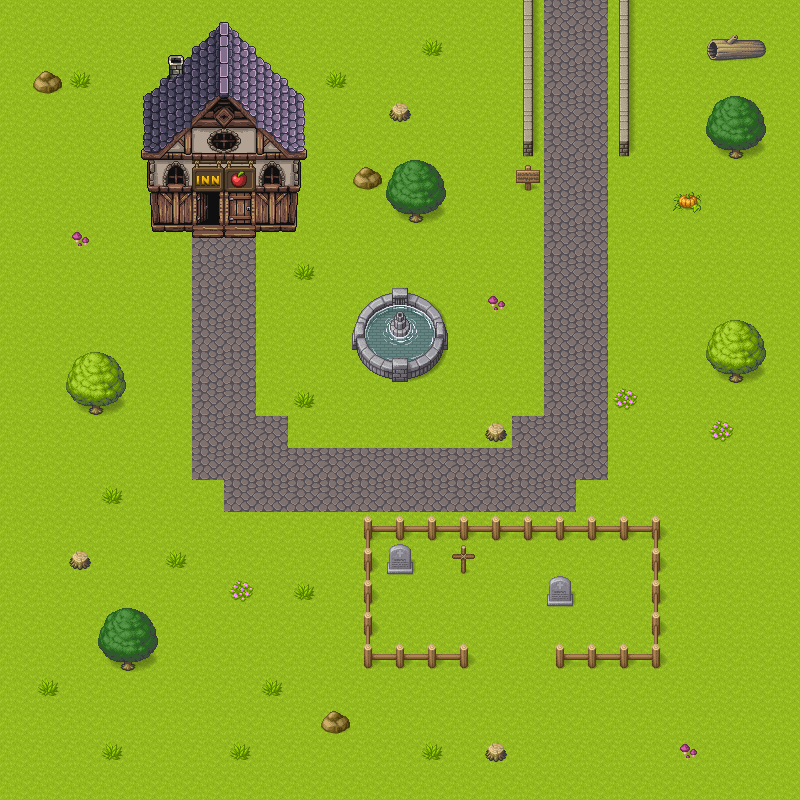

This is a level from a 2D game, rendered from its Tiled map with the project's own tilesets. A one-line summary and the complete map file follow:
An orthogonal 25x25 tile map with 32x32 px tiles, 5 tile layers (collision, portal, ground2, ground, ...), 2 tilesets.

<map version="1.4" tiledversion="1.4.3" orientation="orthogonal" renderorder="right-down" width="25" height="25" tilewidth="32" tileheight="32" infinite="0" nextlayerid="15" nextobjectid="17">
 <tileset firstgid="1" source="../village.tsx" />
 <tileset firstgid="1065" source="village.tsx" />
 <layer id="11" name="collision" width="25" height="25">
  <data encoding="csv">
0,0,0,0,0,0,0,0,0,0,0,0,0,0,0,0,8,0,0,8,0,0,0,0,0,
0,0,0,0,0,0,0,0,0,0,0,0,0,0,0,8,8,0,0,8,0,0,8,8,0,
0,0,0,0,0,0,0,0,0,0,0,0,0,0,0,0,8,0,0,8,0,0,0,0,0,
0,0,0,0,8,8,8,8,8,8,0,0,0,0,0,0,8,0,0,8,0,0,0,0,0,
0,0,0,0,8,8,8,8,8,8,0,0,0,0,0,0,8,0,0,8,0,0,8,8,0,
0,0,0,0,8,8,8,8,8,8,0,0,0,0,0,0,8,0,0,0,0,0,0,0,0,
0,0,0,0,8,8,8,8,8,8,0,0,8,8,0,0,0,0,0,0,0,0,0,0,0,
0,0,0,0,0,0,0,0,0,0,0,0,0,0,0,0,0,0,0,0,0,0,0,0,0,
0,0,0,0,0,0,0,0,0,0,0,0,0,0,0,0,0,0,0,0,0,0,0,0,0,
0,0,0,0,0,0,0,0,0,0,0,8,8,8,0,0,0,0,0,0,0,0,0,0,0,
0,0,0,0,0,0,0,0,0,0,0,8,8,8,0,0,0,0,0,0,0,0,0,0,0,
0,0,0,0,0,0,0,0,0,0,0,8,8,8,0,0,0,0,0,0,0,0,8,8,0,
0,0,8,8,0,0,0,0,0,0,0,0,0,0,0,0,0,0,0,0,0,0,0,0,0,
0,0,0,0,0,0,0,0,0,0,0,0,0,0,0,0,0,0,0,0,0,0,0,0,0,
0,0,0,0,0,0,0,0,0,0,0,0,0,0,0,0,0,0,0,0,0,0,0,0,0,
0,0,0,0,0,0,0,0,0,0,0,0,0,0,0,0,0,0,0,0,0,0,0,0,0,
0,0,0,0,0,0,0,0,0,0,0,8,8,8,8,8,8,8,8,8,8,0,0,0,0,
0,0,0,0,0,0,0,0,0,0,0,8,0,0,0,0,0,0,0,0,8,0,0,0,0,
0,0,0,0,0,0,0,0,0,0,0,8,0,0,0,0,0,0,0,0,8,0,0,0,0,
0,0,0,0,0,0,0,0,0,0,0,8,0,0,0,0,0,0,0,0,8,0,0,0,0,
0,0,0,8,8,0,0,0,0,0,0,8,8,8,8,0,0,8,8,8,8,0,0,0,0,
0,0,0,0,0,0,0,0,0,0,0,0,0,0,0,0,0,0,0,0,0,0,0,0,0,
0,0,0,0,0,0,0,0,0,0,0,0,0,0,0,0,0,0,0,0,0,0,0,0,0,
0,0,0,0,0,0,0,0,0,0,0,0,0,0,0,0,0,0,0,0,0,0,0,0,0,
0,0,0,0,0,0,0,0,0,0,0,0,0,0,0,0,0,0,0,0,0,0,0,0,0
</data>
 </layer>
 <layer id="14" name="portal" width="25" height="25">
  <data encoding="csv">
0,0,0,0,0,0,0,0,0,0,0,0,0,0,0,0,0,61,61,0,0,0,0,0,0,
0,0,0,0,0,0,0,0,0,0,0,0,0,0,0,0,0,0,0,0,0,0,0,0,0,
0,0,0,0,0,0,0,0,0,0,0,0,0,0,0,0,0,0,0,0,0,0,0,0,0,
0,0,0,0,0,0,0,0,0,0,0,0,0,0,0,0,0,0,0,0,0,0,0,0,0,
0,0,0,0,0,0,0,0,0,0,0,0,0,0,0,0,0,0,0,0,0,0,0,0,0,
0,0,0,0,0,0,0,0,0,0,0,0,0,0,0,0,0,0,0,0,0,0,0,0,0,
0,0,0,0,0,0,0,0,0,0,0,0,0,0,0,0,0,0,0,0,0,0,0,0,0,
0,0,0,0,0,0,0,0,0,0,0,0,0,0,0,0,0,0,0,0,0,0,0,0,0,
0,0,0,0,0,0,0,0,0,0,0,0,0,0,0,0,0,0,0,0,0,0,0,0,0,
0,0,0,0,0,0,0,0,0,0,0,0,0,0,0,0,0,0,0,0,0,0,0,0,0,
0,0,0,0,0,0,0,0,0,0,0,0,0,0,0,0,0,0,0,0,0,0,0,0,0,
0,0,0,0,0,0,0,0,0,0,0,0,0,0,0,0,0,0,0,0,0,0,0,0,0,
0,0,0,0,0,0,0,0,0,0,0,0,0,0,0,0,0,0,0,0,0,0,0,0,0,
0,0,0,0,0,0,0,0,0,0,0,0,0,0,0,0,0,0,0,0,0,0,0,0,0,
0,0,0,0,0,0,0,0,0,0,0,0,0,0,0,0,0,0,0,0,0,0,0,0,0,
0,0,0,0,0,0,0,0,0,0,0,0,0,0,0,0,0,0,0,0,0,0,0,0,0,
0,0,0,0,0,0,0,0,0,0,0,0,0,0,0,0,0,0,0,0,0,0,0,0,0,
0,0,0,0,0,0,0,0,0,0,0,0,0,0,0,0,0,0,0,0,0,0,0,0,0,
0,0,0,0,0,0,0,0,0,0,0,0,0,0,0,0,0,0,0,0,0,0,0,0,0,
0,0,0,0,0,0,0,0,0,0,0,0,0,0,0,0,0,0,0,0,0,0,0,0,0,
0,0,0,0,0,0,0,0,0,0,0,0,0,0,0,0,0,0,0,0,0,0,0,0,0,
0,0,0,0,0,0,0,0,0,0,0,0,0,0,0,0,0,0,0,0,0,0,0,0,0,
0,0,0,0,0,0,0,0,0,0,0,0,0,0,0,0,0,0,0,0,0,0,0,0,0,
0,0,0,0,0,0,0,0,0,0,0,0,0,0,0,0,0,0,0,0,0,0,0,0,0,
0,0,0,0,0,0,0,0,0,0,0,0,0,0,0,0,0,0,0,0,0,0,0,0,0
</data>
 </layer>
 <layer id="13" name="ground2" width="25" height="25">
  <data encoding="csv">
0,0,0,0,0,0,1,1,0,0,0,0,0,0,0,0,1,0,0,1,0,0,0,0,0,
0,0,0,0,0,1,1,1,1,0,0,0,0,1,0,0,1,0,0,1,0,0,1,1,0,
0,1,1,0,1,1,0,0,1,1,1,0,0,0,0,0,1,0,0,1,0,0,0,0,0,
0,0,0,0,1,0,0,0,0,1,0,0,1,0,0,0,1,0,0,1,0,0,1,1,0,
0,0,0,0,1,1,1,1,0,1,0,0,0,0,0,0,1,0,0,1,0,0,1,1,0,
0,0,0,0,1,0,0,0,0,1,0,1,1,1,0,0,1,0,0,0,0,0,0,0,0,
0,0,2,0,1,0,0,0,0,1,0,0,1,1,0,0,0,0,0,0,0,1,0,0,0,
0,0,1,0,1,1,291,291,1,1,0,0,6,0,0,0,0,0,0,0,0,0,0,0,0,
0,0,0,0,0,0,0,291,0,1,0,0,0,0,0,0,0,0,0,0,0,0,0,0,0,
0,0,0,0,0,0,0,291,0,0,0,1,1,1,0,1,0,0,0,0,0,0,0,0,0,
0,0,0,0,0,0,0,291,0,0,0,1,1,1,0,0,0,0,0,0,0,0,1,1,0,
0,0,1,1,0,0,0,291,0,1,0,1,1,1,0,0,0,0,0,0,0,0,1,1,0,
0,0,1,1,0,0,0,291,0,1,0,3,0,0,0,0,0,0,0,1,0,0,0,0,0,
0,0,0,0,0,0,0,291,0,0,0,0,0,0,0,1,0,0,0,0,0,0,1,0,0,
0,0,0,0,0,0,0,291,0,0,0,0,0,0,0,0,0,0,0,0,0,0,0,0,0,
0,0,0,1,0,0,0,0,0,0,0,0,0,0,0,0,0,0,0,0,0,0,0,0,0,
0,0,0,0,0,0,0,0,0,0,0,0,0,0,0,0,0,0,0,0,0,0,0,0,0,
0,0,1,2,0,1,0,0,0,0,0,0,1,0,1,0,0,0,0,0,0,0,0,0,0,
0,0,2,2,2,2,0,1,0,1,0,0,1,0,1,0,0,1,0,0,0,0,0,0,0,
0,0,2,1,1,2,0,0,0,0,0,0,0,0,0,0,0,0,0,0,0,0,0,0,0,
0,0,0,1,1,2,0,0,0,0,0,1,1,1,1,1,1,1,1,1,1,0,0,0,0,
0,1,0,0,0,0,1,1,1,1,0,0,0,0,0,0,0,0,0,0,0,0,0,0,0,
0,0,0,0,0,0,0,1,1,0,1,0,0,0,0,0,0,0,0,0,0,0,0,0,0,
0,0,0,1,0,0,0,1,0,0,0,0,0,1,0,1,0,0,0,0,0,1,0,0,0,
0,0,0,0,0,0,0,0,0,0,0,0,0,0,0,0,0,0,0,0,0,0,0,0,0
</data>
 </layer>
 <layer id="1" name="ground" width="25" height="25">
  <data encoding="csv">
1,1,1,1,1,1,0,0,1,1,1,1,1,1,1,1,209,291,291,209,1,1,1,1,1,
1,1,1,1,1,0,0,0,0,1,1,1,1,49,1,1,209,291,291,209,1,1,47,48,1,
1,66,49,1,0,0,0,0,0,0,49,1,1,1,1,1,209,291,291,209,1,1,1,1,1,
1,1,1,1,0,0,0,0,0,0,1,1,46,1,1,1,209,291,291,209,1,1,0,0,1,
1,1,1,1,1675,1676,1677,1678,1679,1680,1,1,1,1,1,1,218,291,291,218,1,1,19,20,1,
1,1,1,1,1739,1742,1743,1743,1742,1744,1,66,0,0,1,1,236,291,291,1,1,1,1,1,1,
1,1,1,1,1834,1837,1839,1838,1837,1843,1,1,19,20,1,1,1,291,291,1,1,167,1,1,1,
1,1,58,1,1866,1869,1870,1870,1869,1875,1,1,1,1,1,1,1,291,291,1,1,1,1,1,1,
1,1,1,1,1,1,291,291,1,49,1,1,1,1,1,1,1,291,291,1,1,1,1,1,1,
1,1,1,1,1,1,291,291,1,1,1,929,930,931,1,58,1,291,291,1,1,1,1,1,1,
1,1,1,1,1,1,291,291,1,1,1,937,938,939,1,1,1,291,291,1,1,1,0,0,1,
1,1,0,0,1,1,291,291,1,1,1,945,946,947,1,1,1,291,291,1,1,1,17,18,1,
1,1,17,18,1,1,291,291,1,49,1,1,1,1,1,1,1,291,291,54,1,1,1,1,1,
1,1,1,1,1,1,291,291,291,1,1,1,1,1,1,46,291,291,291,1,1,1,54,1,1,
1,1,1,1,1,1,291,291,291,291,291,291,291,291,291,291,291,291,291,1,1,1,1,1,1,
1,1,1,49,1,1,1,291,291,291,291,291,291,291,291,291,291,291,1,1,1,1,1,1,1,
1,1,1,1,1,1,1,1,1,1,1,1,1,1,1,1,1,1,1,1,1,1,1,1,1,
1,1,46,1,1,49,1,1,1,1,1,1,68,1,69,1,1,1,1,1,1,1,1,1,1,
1,1,1,1,1,1,1,54,1,49,1,1,1,1,1,1,1,68,1,1,1,1,1,1,1,
1,1,1,0,0,1,1,1,1,1,1,1,1,1,1,1,1,1,1,1,1,1,1,1,1,
1,1,1,19,20,1,1,1,1,1,1,187,185,185,181,0,0,189,185,185,188,1,1,1,1,
1,49,1,1,1,1,1,1,49,1,1,1,1,1,1,1,1,1,1,1,1,1,1,1,1,
1,1,1,1,1,1,1,1,1,1,66,1,1,1,1,1,1,1,1,1,1,1,1,1,1,
1,1,1,49,1,1,1,49,1,1,1,1,1,49,1,46,1,1,1,1,1,58,1,1,1,
1,1,1,1,1,1,1,1,1,1,1,1,1,1,1,1,1,1,1,1,1,1,1,1,1
</data>
 </layer>
 <layer id="4" name="above_ground" width="25" height="25">
  <data encoding="csv">
0,0,0,0,0,0,1485,1486,0,0,0,0,0,0,0,0,0,0,0,0,0,0,0,0,0,
0,0,0,0,0,1489,1517,1518,1519,0,0,0,0,0,0,0,0,0,0,0,0,0,0,0,0,
0,0,0,0,1547,1521,1613,1614,1551,1552,0,0,0,0,0,0,0,0,0,0,0,0,0,0,0,
0,0,0,0,1643,1580,1645,1646,1583,1584,0,0,0,0,0,0,0,0,0,0,0,0,11,12,0,
0,0,0,0,0,0,0,0,0,0,0,0,0,0,0,0,0,0,0,0,0,0,0,0,0,
0,0,0,0,0,0,665,667,0,0,0,0,11,12,0,0,0,0,0,0,0,0,0,0,0,
0,0,0,0,0,0,0,0,0,0,0,0,0,0,0,0,0,0,0,0,0,0,0,0,0,
0,0,0,0,0,0,0,0,0,0,0,0,0,0,0,0,0,0,0,0,0,0,0,0,0,
0,0,0,0,0,0,0,0,0,0,0,0,0,0,0,0,0,0,0,0,0,0,0,0,0,
0,0,0,0,0,0,0,0,0,0,0,0,0,0,0,0,0,0,0,0,0,0,0,0,0,
0,0,0,0,0,0,0,0,0,0,0,0,0,0,0,0,0,0,0,0,0,0,9,10,0,
0,0,9,10,0,0,0,0,0,0,0,0,0,0,0,0,0,0,0,0,0,0,0,0,0,
0,0,0,0,0,0,0,0,0,0,0,0,0,0,0,0,0,0,0,0,0,0,0,0,0,
0,0,0,0,0,0,0,0,0,0,0,0,0,0,0,0,0,0,0,0,0,0,0,0,0,
0,0,0,0,0,0,0,0,0,0,0,0,0,0,0,0,0,0,0,0,0,0,0,0,0,
0,0,0,0,0,0,0,0,0,0,0,0,0,0,0,0,0,0,0,0,0,0,0,0,0,
0,0,0,0,0,0,0,0,0,0,0,179,185,185,185,185,185,185,185,185,180,0,0,0,0,
0,0,0,0,0,0,0,0,0,0,0,177,0,0,0,0,0,0,0,0,177,0,0,0,0,
0,0,0,0,0,0,0,0,0,0,0,177,0,0,0,0,0,0,0,0,177,0,0,0,0,
0,0,0,11,12,0,0,0,0,0,0,177,0,0,0,0,0,0,0,0,177,0,0,0,0,
0,0,0,0,0,0,0,0,0,0,0,0,0,0,0,0,0,0,0,0,0,0,0,0,0,
0,0,0,0,0,0,0,0,0,0,0,0,0,0,0,0,0,0,0,0,0,0,0,0,0,
0,0,0,0,0,0,0,0,0,0,0,0,0,0,0,0,0,0,0,0,0,0,0,0,0,
0,0,0,0,0,0,0,0,0,0,0,0,0,0,0,0,0,0,0,0,0,0,0,0,0,
0,0,0,0,0,0,0,0,0,0,0,0,0,0,0,0,0,0,0,0,0,0,0,0,0
</data>
 </layer>
</map>
